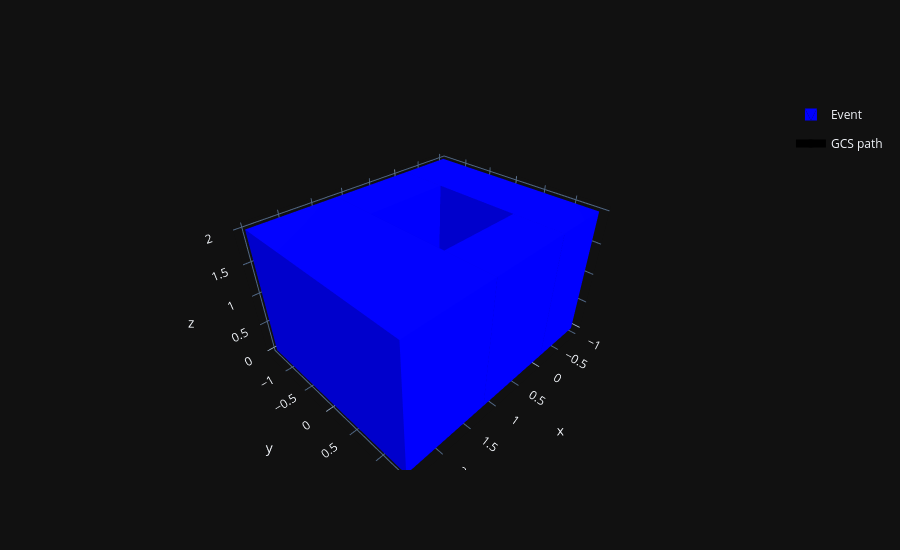

This figure's notebook cell:
### Code cell
figure = go.Figure(graph_of_convex_sets.plot_free_space())
figure.add_trace(
    go.Scatter3d(
        x=[point.x for point in path],
        y=[point.y for point in path],
        z=[0.05 for point in path],
        mode="lines+markers",
        name="GCS path",
        line={"color": "black", "width": 8},
    )
)
figure.update_layout(height=550, scene_aspectmode="data")
figure

### Figure 1 — Plotly figure (JSON) as saved in the notebook; plotly's stock layout.template omitted (floating-point values rounded to 4 significant figures)
{"data": [{"color": "blue", "flatshading": true, "i": [7, 0, 0, 0, 4, 4, 6, 6, 4, 0, 3, 2], "j": [3, 4, 1, 2, 5, 6, 5, 2, 0, 1, 6, 3], "k": [0, 7, 2, 3, 6, 7, 1, 1, 5, 5, 7, 6], "legendgroup": "136958623846464", "name": "Event", "showlegend": true, "x": [-1.0, -1.0, -0.15, -0.15, -1.0, -1.0, -0.15, -0.15], "y": [-1.4, 1.4, 1.4, -1.4, -1.4, 1.4, 1.4, -1.4], "z": [0.0, 0.0, 0.0, 0.0, 2.0, 2.0, 2.0, 2.0], "type": "mesh3d"}, {"color": "blue", "flatshading": true, "i": [7, 0, 0, 0, 4, 4, 6, 6, 4, 0, 3, 2], "j": [3, 4, 1, 2, 5, 6, 5, 2, 0, 1, 6, 3], "k": [0, 7, 2, 3, 6, 7, 1, 1, 5, 5, 7, 6], "legendgroup": "136958623846464", "name": "Event", "showlegend": false, "x": [-0.15, -0.15, 1.15, 1.15, -0.15, -0.15, 1.15, 1.15], "y": [0.65, 1.4, 1.4, 0.65, 0.65, 1.4, 1.4, 0.65], "z": [0.0, 0.0, 0.0, 0.0, 2.0, 2.0, 2.0, 2.0], "type": "mesh3d"}, {"color": "blue", "flatshading": true, "i": [7, 0, 0, 0, 4, 4, 6, 6, 4, 0, 3, 2], "j": [3, 4, 1, 2, 5, 6, 5, 2, 0, 1, 6, 3], "k": [0, 7, 2, 3, 6, 7, 1, 1, 5, 5, 7, 6], "legendgroup": "136958623846464", "name": "Event", "showlegend": false, "x": [-0.15, -0.15, 1.15, 1.15, -0.15, -0.15, 1.15, 1.15], "y": [-1.4, -0.65, -0.65, -1.4, -1.4, -0.65, -0.65, -1.4], "z": [0.0, 0.0, 0.0, 0.0, 2.0, 2.0, 2.0, 2.0], "type": "mesh3d"}, {"color": "blue", "flatshading": true, "i": [7, 0, 0, 0, 4, 4, 6, 6, 4, 0, 3, 2], "j": [3, 4, 1, 2, 5, 6, 5, 2, 0, 1, 6, 3], "k": [0, 7, 2, 3, 6, 7, 1, 1, 5, 5, 7, 6], "legendgroup": "136958623846464", "name": "Event", "showlegend": false, "x": [1.15, 1.15, 2.5, 2.5, 1.15, 1.15, 2.5, 2.5], "y": [-1.4, 1.4, 1.4, -1.4, -1.4, 1.4, 1.4, -1.4], "z": [0.0, 0.0, 0.0, 0.0, 2.0, 2.0, 2.0, 2.0], "type": "mesh3d"}, {"line": {"color": "black", "width": 8}, "mode": "lines+markers", "name": "GCS path", "x": [[2.0], [1.15], [-0.15], [-0.8]], "y": [[0.0], [1.025], [1.025], [-0.4]], "z": [0.05, 0.05, 0.05, 0.05], "type": "scatter3d"}], "layout": {"scene": {"aspectmode": "data"}, "height": 550}}
